Frame 1 (no input): blank canvas, image omitted
Frame 60 (the mouse pressed at the canvas centre just before this capture): blank canvas, image omitted
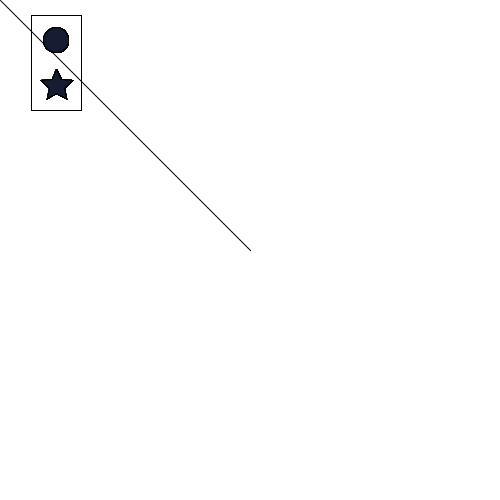
Frame 120 (the mouse held since frame 60 and released just before this capture)

The Processing sketch whose frames 1 and 60 were blank and that drew this single picture after the mouse press (run headless with seeded random() and noise(); from frame 60 on, the mouse is pressed at the canvas centre):

// Processing sketch: processing_74941
// ── processing_74941.pde

void setup() {
  size(500, 500);
  background(255);
}

void draw() {
  stroke(0);
  if(mousePressed) {
    line(mouseX, mouseY, pmouseX, pmouseY);
    noFill();
  rect(31,15,50,95);
  fill( random(30), random(240), random(80));
  ellipse(56,40,25,25);
  beginShape();//begin drawing the shape -- It's a big star
     vertex(56,69);
     vertex(61,79);
     vertex(72,80);
     vertex(64,88);
     vertex(66,98);
     vertex(56,93);
     vertex(47,98);
     vertex(49,88);
     vertex(41,80);
     vertex(52,79);
     vertex(56,69);
     endShape();
  }
}
